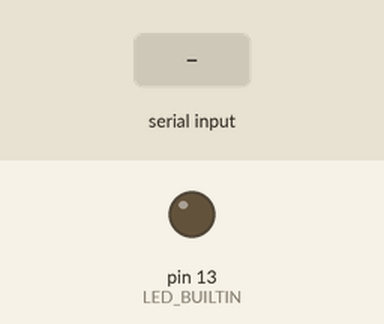
A sketch run on a simulated Arduino Nano, built with avr-gcc and run on an emulated ATmega328P. On the bench: output pins drawn as LEDs (lit = HIGH). The inputs (shaded band) are chosen by the test bench. What the sketch prints to the serial monitor is not drawn.

Above: at 1.2 s.
1.3 s: byte 1 (1) received over Serial
At 2.3 s:
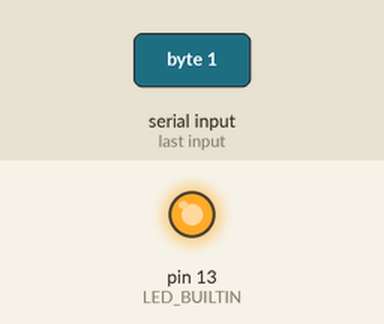
4.3 s: byte 0 (0) received over Serial
At 4.6 s:
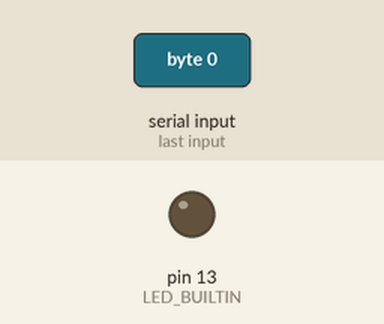
Timing chart, 0 to 7.3 s (numbered marks = the images above; inputs shaded):
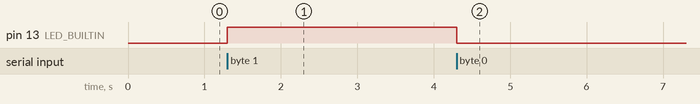

The sketch:

nano.ino
```cpp
int recievedChar;

void setup() {
  Serial.begin(9600);
  pinMode(LED_BUILTIN, OUTPUT);

}

void loop() {
  if (Serial.available()){

    recievedChar = Serial.read();
    Serial.write(recievedChar);

    if (recievedChar == 0) {
        digitalWrite(LED_BUILTIN, LOW);    // turn the LED off by making the voltage LOW
    } else {
      if (recievedChar == 1) {
        digitalWrite(LED_BUILTIN, HIGH);   // turn the LED on (HIGH is the voltage level)
      } else {
        Serial.write(recievedChar);
      }

    }
  }
}
```

Measured:
- after the input at 1.3 s, pin 13 (LED_BUILTIN): LOW → HIGH at once
- after the input at 4.3 s, pin 13 (LED_BUILTIN): HIGH → LOW at once
